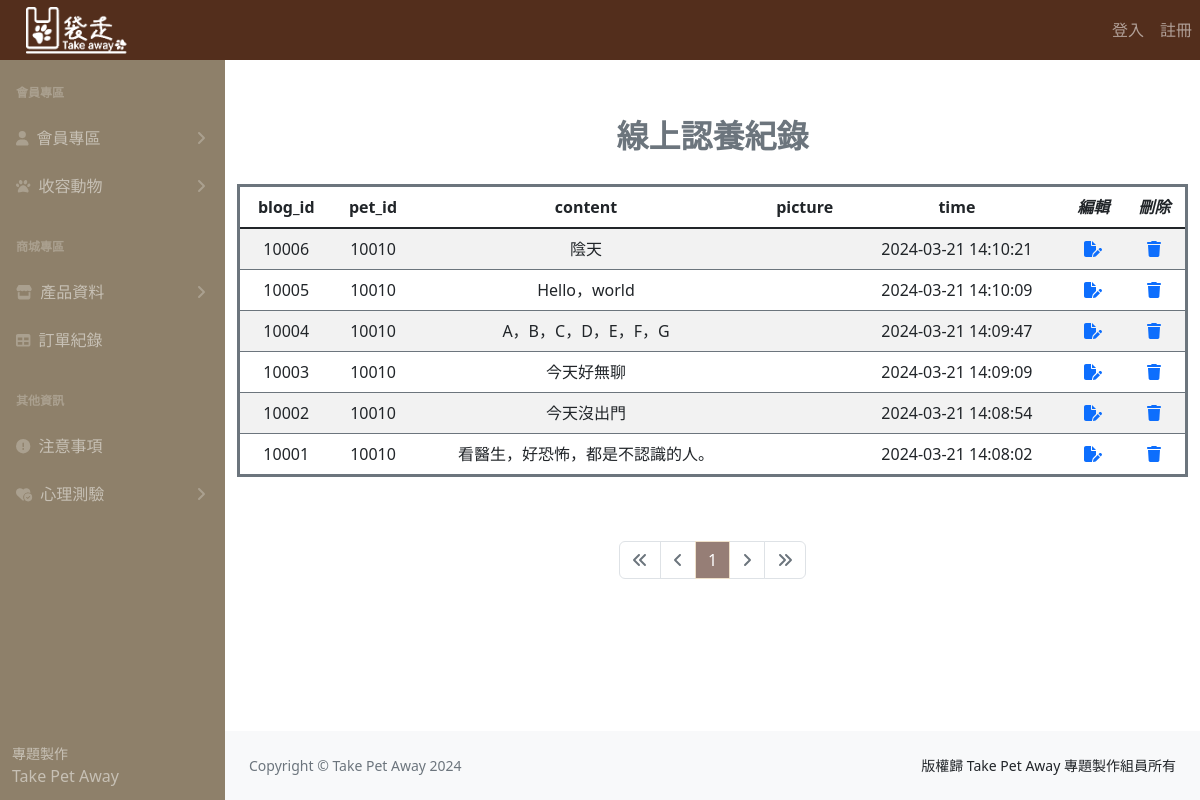
The page /blog.php on the database as committed earlier.
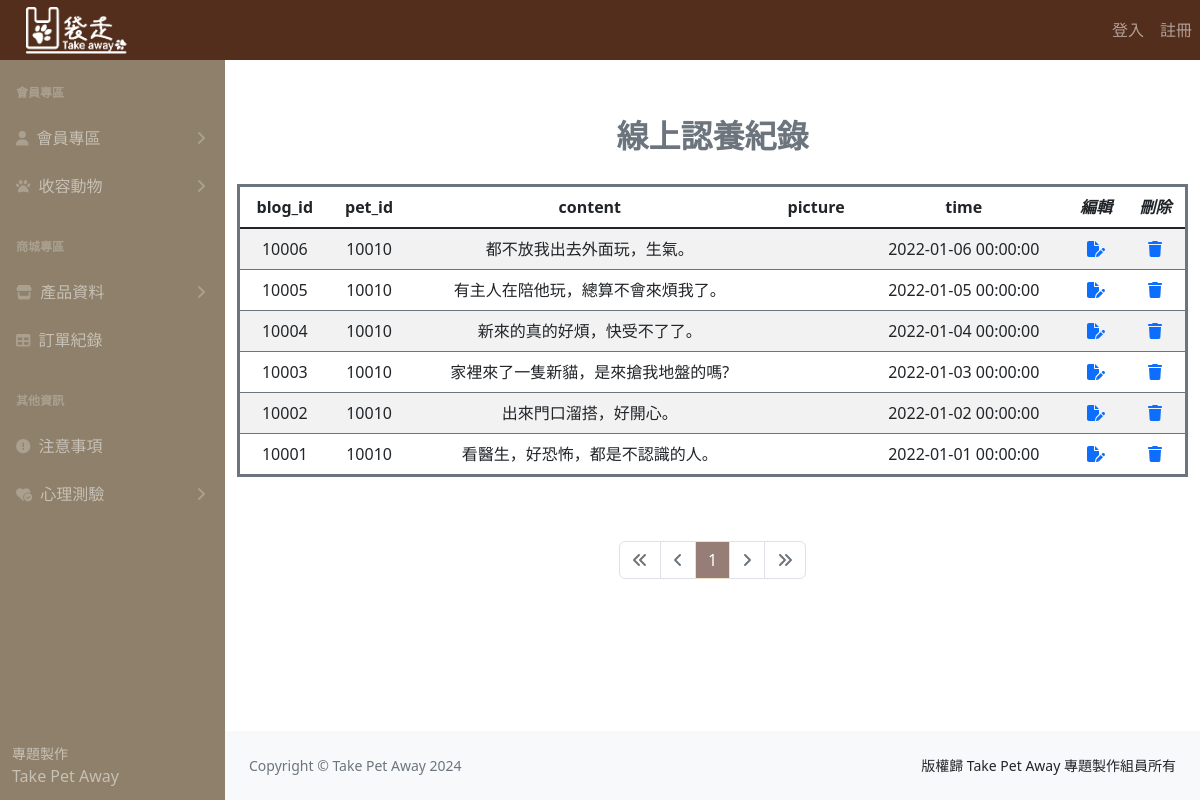
The same page on the database as committed later.
### tables this page shows
CREATE TABLE `blog` (
  `blog_id` int(11) NOT NULL,
  `pet_id` int(11) NOT NULL,
  `content` varchar(100) NOT NULL,
  `pic1` varchar(100) DEFAULT NULL,
  `pic2` varchar(100) DEFAULT NULL,
  `pic3` varchar(100) DEFAULT NULL,
  `pic4` varchar(100) DEFAULT NULL,
  `pic5` varchar(100) DEFAULT NULL,
  `time` datetime NOT NULL
);

### blog.php (the view, shortened to what this page needs)
<?php
require __DIR__ . '/parts/pdo-connect.php';
$page = isset($_GET['page']) ? intval($_GET['page']) : 1;
$perPage = 10;
$total_sql = "SELECT COUNT(1) FROM blog";
$total_stmt = $pdo->query($total_sql);
$totalRows = $total_stmt->fetch(PDO::FETCH_NUM)[0];
$totalPages = ceil($totalRows / $perPage);
$rows = [];
if ($totalRows > 0) {
  $sql = sprintf("SELECT * FROM blog ORDER BY blog_id DESC LIMIT %s, %s", ($page - 1) * $perPage, $perPage);
  $rows = $pdo->query($sql)->fetchAll();
}
?>
<?php include __DIR__ . '/parts/1_head.php' ?>
<?php include __DIR__ . '/parts/2_nav.php' ?>
<?php include __DIR__ . '/parts/3_side_nav.php' ?>
<div class="container">
  <div class="row">
    <h3 class="text-center mt-5 fw-bold lh-lg text-secondary fs-2">線上認養紀錄</h3>
    <div class="col">
      <table class="table table-striped table-hover mt-2 border border-3 border-secondary">
        <thead>
          <tr class="text-center">
            <th>blog_id</th>
            <th>pet_id</th>
            <th>content</th>
            <th>picture</th>
            <th>time</th>
            <th><i>編輯</i></th>
            <th><i>刪除</i></th>
          </tr>
        </thead>
        <tbody class="table-group-divider">
          <?php foreach ($rows as $r) : ?>
            <tr class="text-center">
              <td><?= $r['blog_id'] ?></td>
              <td><?= $r['pet_id'] ?></td>
              <td><?= $r['content'] ?></td>
              <td>
                <div><img style="width: 50px;" src="uploads/<?= $r['pic'] ?>" alt=""> </div>
              </td>
              <td><?= $r['time'] ?></td>
              <td>
                <a href="blog_edit.php?blog_id=<?= $r['blog_id'] ?>">
                  <i class="fa-solid fa-file-pen"></i>
                </a>
              </td>
              <td>
                <a href="javascript: deleteOne(<?= $r['blog_id'] ?>)">
                  <i class="fa-solid fa-trash"></i>
                </a>
              </td>
            </tr>
          <?php endforeach ?>
        </tbody>
      </table>
    </div>
  </div>
  <div class="row mt-5">
    <div class="col d-flex justify-content-center">
      <nav aria-label="Page navigation example">
        <ul class="pagination">
          <li class="page-item <?= $page == 1 ? 'disabled' : '' ?>">
            <a class="page-link" href="?page=1">
              <i class="fa-solid fa-angles-left"></i>
            </a>
          </li>
          <li class="page-item <?= $page == 1 ? 'disabled' : '' ?>">
            <a class="page-link" href="?page=<?= $page - 1 ?>">
              <i class="fa-solid fa-angle-left"></i>
            </a>
          </li>
          <?php for ($i = $page - 5; $i <= $page + 5; $i++) : ?>
            <?php if ($i >= 1 and $i <= $totalPages) : ?>
              <li class="page-item  <?= $i != $page ?: 'active' ?>">
                <a class="page-link bd-secondary" href="?page=<?= $i ?>"><?= $i ?></a>
              </li>
            <?php endif ?>
          <?php endfor ?>
          <li class="page-item <?= $page == $totalPages ? 'disabled' : '' ?>">
            <a class="page-link" href="?page=<?= $page + 1 ?>">
              <i class="fa-solid fa-angle-right"></i>
            </a>
          </li>
          <li class="page-item <?= $page == $totalPages ? 'disabled' : '' ?>">
            <a class="page-link" href="?page=<?= $totalPages ?>">
              <i class="fa-solid fa-angles-right"></i>
            </a>
          </li>
        </ul>
      </nav>
    </div>
  </div>
</div>
<?php include __DIR__ . '/parts/4_footer.php' ?>
<?php include __DIR__ . '/parts/6_foot.php' ?>

Rows that differ between the two databases and show on the page:
changed blog id 10006: content "陰天" → "都不放我出去外面玩，生氣。"; time "2024-03-21 14:10:21" → "2022-01-06 00:00:00"
changed blog id 10005: content "Hello，world" → "有主人在陪他玩，總算不會來煩我了。"; time "2024-03-21 14:10:09" → "2022-01-05 00:00:00"
changed blog id 10004: content "A，B，C，D，E，F，G" → "新來的真的好煩，快受不了了。"; time "2024-03-21 14:09:47" → "2022-01-04 00:00:00"
changed blog id 10003: content "今天好無聊" → "家裡來了一隻新貓，是來搶我地盤的嗎?"; time "2024-03-21 14:09:09" → "2022-01-03 00:00:00"
changed blog id 10002: content "今天沒出門" → "出來門口溜搭，好開心。"; time "2024-03-21 14:08:54" → "2022-01-02 00:00:00"
changed blog "看醫生，好恐怖，都是不認識的人。": time "2024-03-21 14:08:02" → "2022-01-01 00:00:00"
